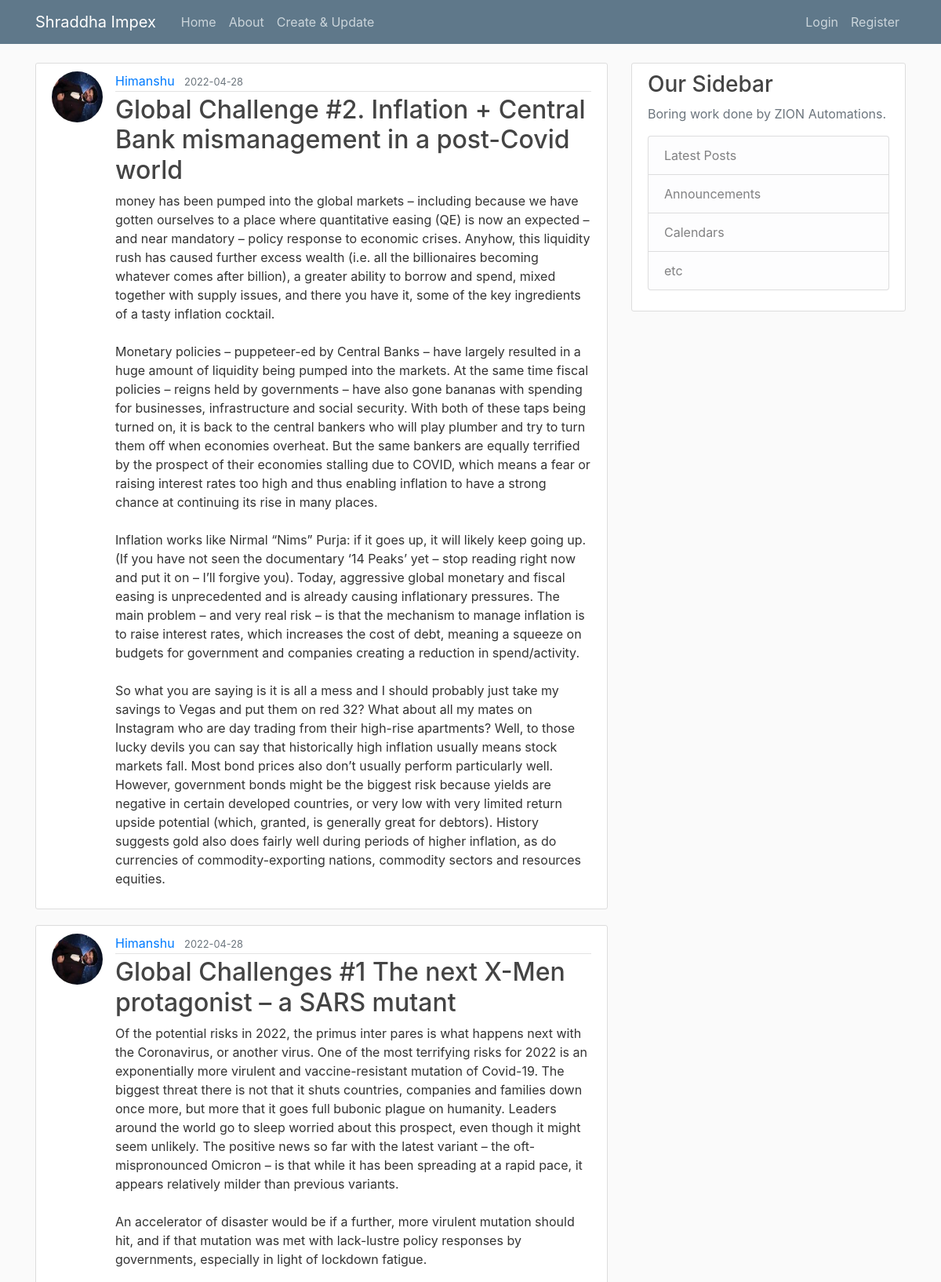
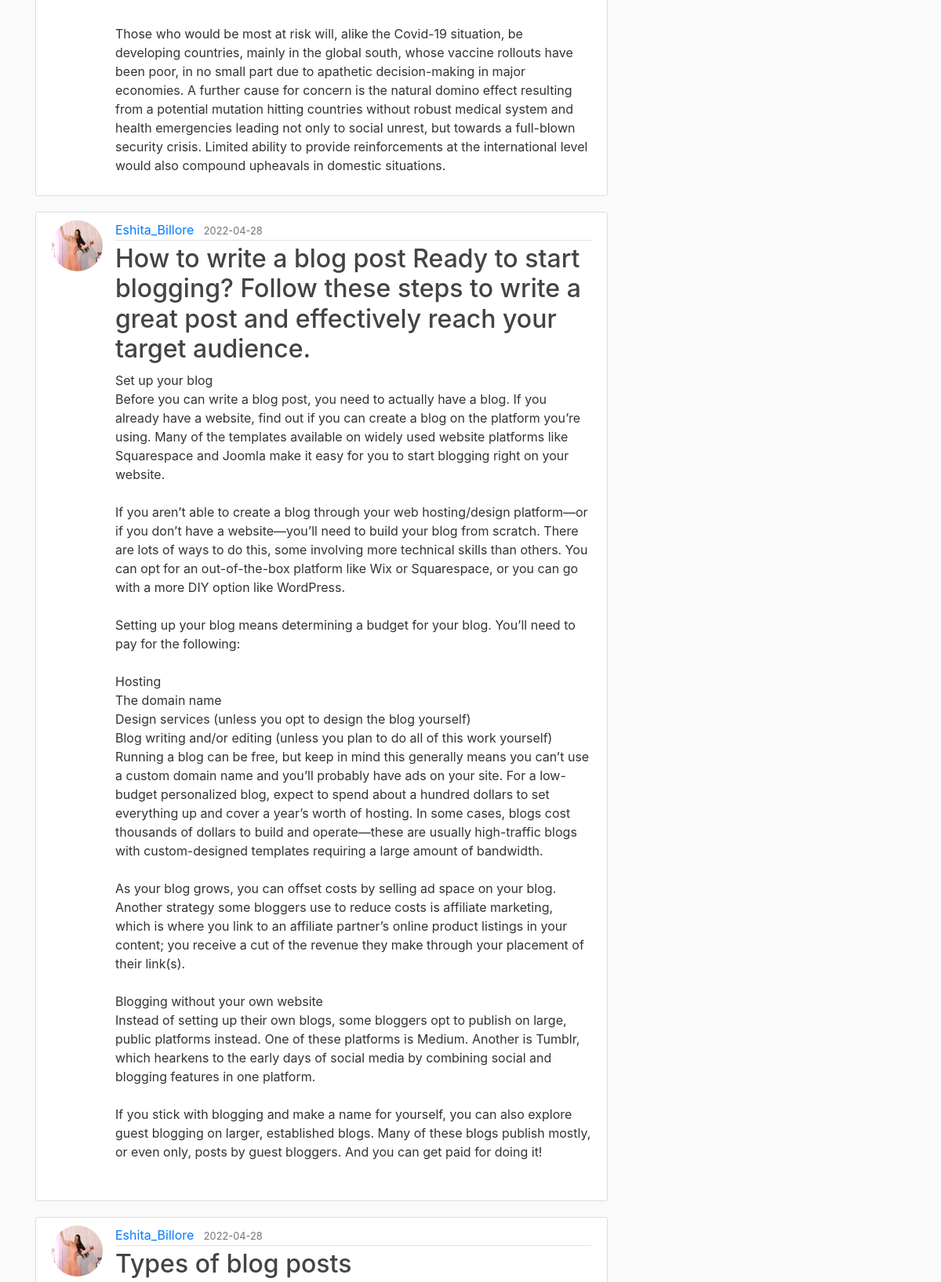
/home?page=4 (upper part), run on the app's committed database (2 pictures, top to bottom).
### webapp_1/models.py (models this page shows, shortened)
class Post(db.Model):
    id = db.Column(db.Integer, primary_key=True)
    title = db.Column(db.String(100), nullable=False)
    post_date = db.Column(db.DateTime, nullable=False, default=datetime.utcnow)
    content = db.Column(db.Text, nullable=False)
    user_id = db.Column(db.Integer, db.ForeignKey('user.id'), nullable=False)

class User(db.Model, UserMixin):
    id = db.Column(db.Integer, primary_key=True)
    username = db.Column(db.String(20), unique=True, nullable=False)
    email = db.Column(db.String(120), unique=True, nullable=False)
    image_file = db.Column(db.String(20), nullable=False, default='default.jpg')
    password = db.Column(db.String(60), nullable=False)
    posts = db.relationship('Post', backref='author', lazy=True)

### webapp_1/main/routes.py (the view)
@main.route("/")
@main.route("/home")
def home():
    page = request.args.get('page', 1, type=int)
    posts = Post.query.order_by(Post.post_date.desc()).paginate(page=page, per_page=5)
    return render_template('home.html', posts=posts)

### webapp_1/templates/home.html (shortened to what this page needs)
{% extends "layout.html" %}
{% block content %}
    {% for post in posts.items %}
        <article class="media content-section">
          <img class="rounded-circle article-img" src="{{ url_for('static', filename='profile_pics/' + post.author.image_file) }}">
          <div class="media-body">
            <div class="article-metadata">
              <a class="mr-2" href="{{ url_for('users.user_posts', username=post.author.username) }}">{{ post.author.username }}</a>
              <small class="text-muted">{{ post.post_date.strftime('%Y-%m-%d') }}</small>
            </div>
            <h2><a class="article-title" href="{{ url_for('posts.post', post_id=post.id) }}">{{ post.title }}</a></h2>
            <p class="article-content">{{ post.content }}</p>
          </div>
        </article>
    {% endfor %}
{% endblock content %}

### webapp_1/static/main.css (style rules this page uses)
body { background: #fafafa; color: #333333; margin-top: 5rem; }
h1, h2, h3, h4, h5, h6 { color: #444444; }
.content-section { background: #ffffff; padding: 10px 20px; border: 1px solid #dddddd; border-radius: 3px; margin-bottom: 20px; }
.article-title { color: #444444; }
.article-content { white-space: pre-line; }
.article-img { height: 65px; width: 65px; margin-right: 16px; }
.article-metadata { padding-bottom: 1px; margin-bottom: 4px; border-bottom: 1px solid #e3e3e3 }

### data on the page
Post: image_file (picture), author.username "Himanshu", post_date "2022-04-28", title "Global Challenge #2. Inflation + Central Bank mismanagement in a post-Covid world", content "money has been pumped into the global markets – including because we have gotten ourselves to a place where quantitative easing (QE) is now an expected – and near mandatory – policy response to economic crises. Anyhow, this liquidity rush has caused further excess wealth (i.e. all the billionaires becoming whatever comes after billion), a greater ability to borrow and spend, mixed together with supply issues, and there you have it, some of the key ingredients of a tasty inflation cocktail. Monetary policies – puppeteer-ed by Central Banks – have largely resulted in a huge amount of liquidity being pumped into the markets. At the same time fiscal policies – reigns held by governments – have…"
Post: image_file (picture), author.username "Himanshu", post_date "2022-04-28", title "Global Challenges #1 The next X-Men protagonist – a SARS mutant", content "Of the potential risks in 2022, the primus inter pares is what happens next with the Coronavirus, or another virus. One of the most terrifying risks for 2022 is an exponentially more virulent and vaccine-resistant mutation of Covid-19. The biggest threat there is not that it shuts countries, companies and families down once more, but more that it goes full bubonic plague on humanity. Leaders around the world go to sleep worried about this prospect, even though it might seem unlikely. The positive news so far with the latest variant – the oft-mispronounced Omicron – is that while it has been spreading at a rapid pace, it appears relatively milder than previous variants. An accelerator of…"
Post: image_file (picture), author.username "Eshita_Billore", post_date "2022-04-28", title "How to write a blog post Ready to start blogging? Follow these steps to write a great post and effectively reach your target audience.", content "Set up your blog Before you can write a blog post, you need to actually have a blog. If you already have a website, find out if you can create a blog on the platform you’re using. Many of the templates available on widely used website platforms like Squarespace and Joomla make it easy for you to start blogging right on your website. If you aren’t able to create a blog through your web hosting/design platform—or if you don’t have a website—you’ll need to build your blog from scratch. There are lots of ways to do this, some involving more technical skills than others. You can opt for an out-of-the-box platform like Wix or Squarespace, or you can go with a more DIY option like WordPress.…"
Post: image_file (picture), author.username "Eshita_Billore", post_date "2022-04-28", title "Types of blog posts"
